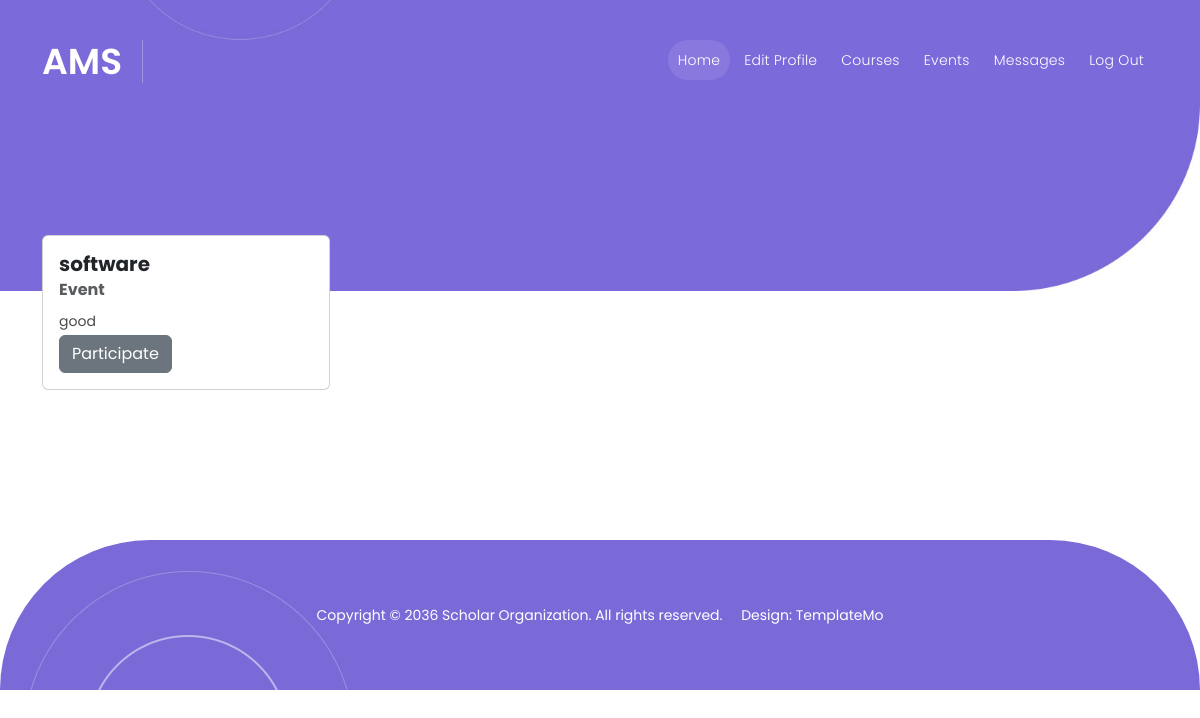
The page /View/student/events.php on the database as committed earlier.
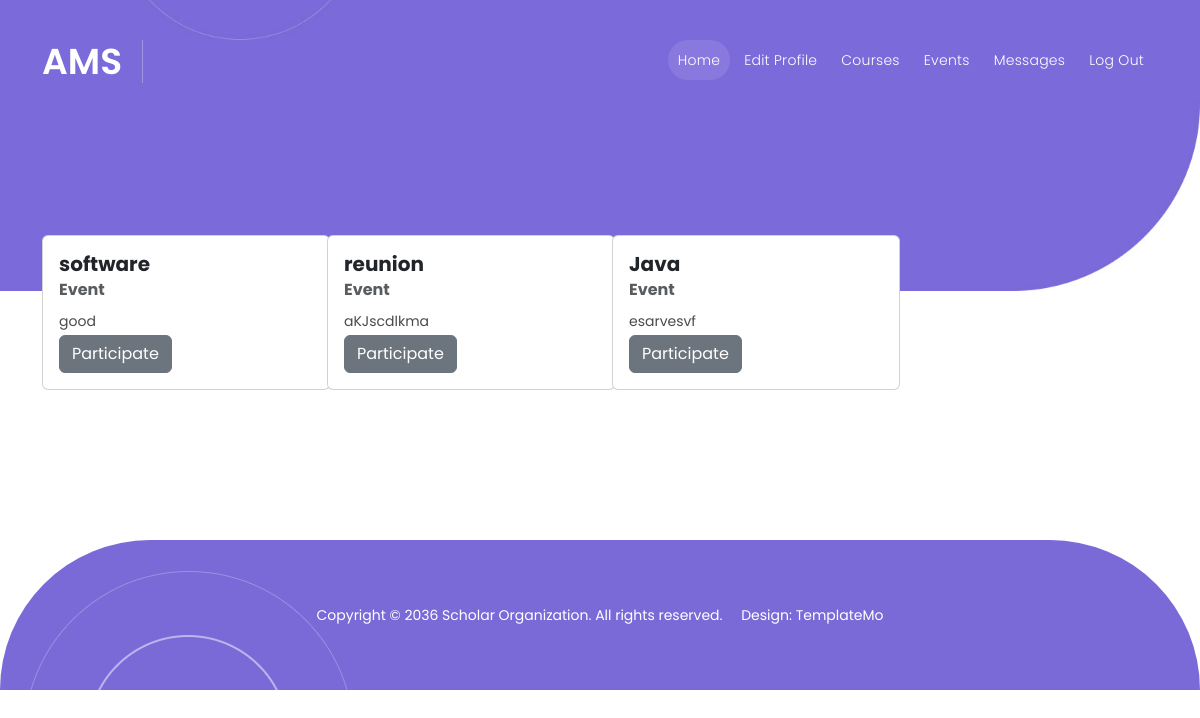
The same page on the database as committed later.
### tables this page shows
CREATE TABLE `events` (
  `ID` int(11) NOT NULL,
  `NumberOfAttendence` int(11) NOT NULL DEFAULT 0,
  `EventDescription` text NOT NULL,
  `PlaceId` int(11) NOT NULL,
  `name` varchar(70) NOT NULL
);

### Controller/database.php (called while the page is built, shortened)
<?php
class database {
     public $con;
     public function __construct()
     {
          $this->con = mysqli_connect("localhost", "root", "", "ams");
     }
     public function select($table_name)
     {
          $array = array();
          $query = "SELECT * FROM `".$table_name."`";
          $result = mysqli_query($this->con, $query);
          while($row = mysqli_fetch_assoc($result))
          {
               $array[] = $row;
          }
          return $array;
     }
}

### View/student/events.php (the view, shortened to what this page needs)
<?php
require_once("../../Controller/database.php");
$data = new database();
?>
<!DOCTYPE html>
<html lang="en">
<head>
  <link href="../vendor/bootstrap/css/bootstrap.min.css" rel="stylesheet">
  <link rel="stylesheet" href="../assets/css/fontawesome.css">
  <link rel="stylesheet" href="../assets/css/templatemo-scholar.css">
  <link rel="stylesheet" href="../assets/css/owl.css">
  <link rel="stylesheet" href="../assets/css/animate.css">
  <link rel="stylesheet" href="https://unpkg.com/swiper@7/swiper-bundle.min.css" />
</head>
<body>
  <header class="header-area header-sticky">
    <div class="container">
      <div class="row">
        <div class="col-12">
          <nav class="main-nav">
            <a href="../../index.php" class="logo">
              <h1>AMS</h1>
            </a>
            <ul class="nav">
            <li class="scroll-to-section"><a href="./home.php" class="active">Home</a></li>
              <li class="scroll-to-section"><a href="./edit.php">Edit Profile</a></li>
              <li class="scroll-to-section"><a href="./courses.php">Courses</a></li>
              <li class="scroll-to-section"><a href="./events.php">Events</a></li>
              <li class="scroll-to-section"><a href="./message.php">Messages</a></li>
              <li class="scroll-to-section"><a href="../../Controller/logout.php">Log out</a></li>
              <li class="scroll-to-section">
              </li>
            </ul>
          </nav>
        </div>
      </div>
    </div>
  </header>
  <div class="main-banner" id="top">
    <div class="container">
      <div class="row">
        <div class="col-lg-16">
          <div class="owl-carousel owl-banner">
          </div>
        </div>
      </div>
    </div>
  </div>
  <div class="features">
    <div class="container">
      <div class="row">
  <?php $post_data = $data->select('events');
  foreach ($post_data as $post): ?>
  <div class="col-lg-3 col-md-6 gy-4">
    <div class="card" style="width: 18rem;">
  <div class="card-body">
    <h5 class="card-title"><?php echo $post['name']?></h5>
    <h6 class="card-subtitle mb-2 text-muted">Event</h6>
    <p class="card-text"><?php echo $post['EventDescription']?></p>
    <button  class="btn btn-secondary" >Participate</button>
  </div>
</div></div>
  <?php endforeach; ?></div></div></div>
  <footer>
    <div class="container">
      <div class="col-lg-12">
        <p>Copyright © 2036 Scholar Organization. All rights reserved. &nbsp;&nbsp;&nbsp; Design: <a
            href="https://templatemo.com" rel="nofollow" target="_blank">TemplateMo</a></p>
      </div>
    </div>
  </footer>
</body>
</html>

### View/assets/css/templatemo-scholar.css (style rules this page uses)
html, body, div, span, applet, object, iframe, h1, h2, h3, h4, h5, h6, p, blockquote, div pre, a, abbr, acronym, address, big, cite, code, del, dfn, em, font, img, ins, kbd, q, s, samp, small, strike, strong, sub, sup, tt, var, b, u, i, center, dl, dt, dd, ol, ul, li, figure, header, nav, section, article, aside, footer, figcaption { margin: 0; padding: 0; border: 0; outline: 0; }
ul, li { padding: 0; margin: 0; list-style: none; }
header, nav, section, article, aside, footer, hgroup { display: block; }
* { box-sizing: border-box; }
html, body { font-family: 'Poppins', sans-serif; -ms-text-size-adjust: 100%; -webkit-font-smoothing: antialiased; -moz-osx-font-smoothing: grayscale; }
a { text-decoration: none !important; }
h1, h2, h3, h4, h5, h6 { color: #1e1e1e; margin-top: 0px; margin-bottom: 0px; font-weight: 700; }
ul { margin-bottom: 0px; }
p { font-size: 14px; line-height: 28px; color: #4a4a4a; }
html, body { font-family: 'Poppins', sans-serif; }
.header-area { position: absolute; background-color: transparent; top: 40px; left: 0; right: 0; z-index: 100; -webkit-transition: all .5s ease 0s; -moz-transition: all .5s ease 0s; -o-transition: all .5s ease 0s; transition: all .5s ease 0s; }
.header-area .main-nav { background: transparent; display: flex }
.header-area .main-nav .logo { -webkit-transition: all 0.3s ease 0s; -moz-transition: all 0.3s ease 0s; -o-transition: all 0.3s ease 0s; transition: all 0.3s ease 0s; display: inline-block; }
.header-area .main-nav .logo h1 { font-size: 36px; text-transform: uppercase; color: #fff; font-weight: 600; margin-right: 20px; padding-right: 20px; border-right: 1px solid rgba(250, 250, 250, 0.3); }
.header-area .main-nav ul.nav { border-radius: 0px 0px 25px 25px; flex-basis: 100%; margin-right: 0px; justify-content: right; -webkit-transition: all 0.3s ease 0s; -moz-transition: all 0.3s ease 0s; -o-transition: all 0.3s ease 0s; transition: all 0.3s ease 0s; position: relative; z-index: 999; }
.header-area .main-nav .nav li:last-child { padding-right: 0px; }
.header-area .main-nav .nav li { padding-left: 5px; padding-right: 5px; height: 40px; line-height: 40px; }
.header-area .main-nav .nav li a { display: block; padding-left: 20px; padding-right: 20px; border-radius: 20px; font-weight: 300; font-size: 14px; height: 40px; line-height: 40px; text-transform: capitalize; color: #fff; -webkit-transition: all 0.4s ease 0s; -moz-transition: all 0.4s ease 0s; -o-transition: all 0.4s ease 0s; transition: all 0.4s ease 0s; border: transparent; letter-spacing: .25px; }
.header-area .main-nav .nav li a.active { color: #fff; background-color: rgba(255, 255, 255, 0.10); opacity: 1; }
.header-area.header-sticky .nav li a.active { color: #fff; }
@media (max-width: 1200px) { .header-area .main-nav .nav li { padding-left: 2px; padding-right: 2px; } }
@media (max-width: 1200px) { .header-area .main-nav .nav li a { padding-left: 10px; padding-right: 10px; } }
.main-banner { background-image: url(../images/main/banner-bg.jpg); background-position: right bottom; background-repeat: no-repeat; background-size: cover; padding: 170px 0px 120px 0px; }
footer { margin-top: 150px; position: relative; background-color: #7a6ad8; vertical-align: middle; min-height: 150px; border-radius: 150px 150px 0px 0px; }
footer p { text-align: center; line-height: 150px; color: #fff; font-weight: 400; }
footer p a { color: #fff; transition: all .3s; position: relative; z-index: 3; }
footer::before { background: url(../images/contact-dec-01.png); position: absolute; left: 30px; transform: rotate(180deg); opacity: 1; bottom: 0; width: 318px; height: 119px; content: ''; z-index: 2; }
body { overflow-x: hidden; }

Rows that differ between the two databases and show on the page:
added events: name "reunion", EventDescription "aKJscdlkma"
added events: name "Java", EventDescription "esarvesvf"
